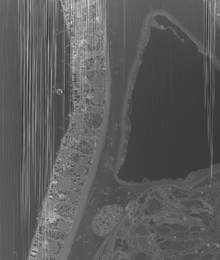
%> input picture FIBdeSEMAna_cropped_8bits_resize.tif, 220 x 260 px, shrunk from 1025 x 1214 before the run
$ octave main.m   (GNU Octave 9; MATLAB toolbox functions it lacks are replaced by stand-ins)
%> lines starting %> are read from the running program, lines starting %| are printed output that depends on the picture; in (x1, y1, x2, y2) boxes, pixels count from 0 and x2, y2 are one past the last pixel; in counts of white or black regions, pixels touching at a corner belong together; the program's own positions count from 1
### MatlabCode/mask_estimate/main_mask_fft.m
function [mask_fft,p_value_mask, statistics, positions, indecies, ring] = main_mask_fft(img,options);

if nargin<2
	options.allout = 0; 	% consider all outliers
	options.angle_threshold = 0.1;
	options.random_on = 1;
	options.cutoff_threshold = 1e-3;
	options.dialation_mode = 'square';
	options.dialation_size = 5;
	options.mask_mode = 'medfilt';
	options.medfilt_size = [5,5];
	options.box_mask = false;
end

%%%%%%%%%%%%%%%%%%%%%%%%%% main body %%%%%%%%%%%%%%%%%%%%%%%%%
if options.box_mask==true
	%% Generate a box as mask! -no auto detection
	center = floor(size(img)/2)+1;
	width = 4;
	box_size = 400;
	middle_skip = 10;

	mask_fft = zeros(size(img));
	mask_fft(center(1)-width:center(1)+width,[center(2)-(box_size+middle_skip):center(2)-...
	middle_skip,center(2)+middle_skip:center(2)+box_size+middle_skip])=1;
	mask_fft = ifftshift(mask_fft);
	mask_fft(1,1) = 0;
	return;
end
if numel(size(size(img)))==2;
	[mask_fft,p_value_mask, statistics, positions, indecies, ring] = get_mask_fft(img,options);
	[angle,binom_val] = get_stripe_angle(p_value_mask, ring);
	[min_ind,min_val,binom_val_box] = get_stripe_best_box(p_value_mask,ring);
	d = min_ind(1);
	mask_fft_modif = ifftshift(mask_fft);
	mask_fft_modif(1:ring.center(1)-d-10,:)=0;
	mask_fft_modif(ring.center(1)+d+10:end,:)=0;
	switch lower(options.dialation_mode)
		case 'line'
			SE = strel('line',options.dialation_size,angle);
			mask_fft_modif =  imdilate(mask_fft_modif,SE);
		case 'square'
			SE = strel('square',options.dialation_size);
			mask_fft_modif =  imdilate(mask_fft_modif,SE);
		otherwise
			warning('dialation mode was incorrect! default square was done');
			SE = strel('square',5);
			mask_fft_modif =  imdilate(mask_fft_modif,SE);
	end

	%%%
	center = floor(size(img)/2)+1;
	center_box_size = 4;
	mask_fft_modif(center(1)-center_box_size:center(1)+center_box_size,center(2)-center_box_size:center(2)+center_box_size)=0;
	%%%
	mask_fft_modif = fftshift(mask_fft_modif);
	mask_fft = mask_fft_modif;
else
	error('Image input for this function must be 2D image');
end

end

### MatlabCode/mask_estimate/get_mask_fft.m
function [mask_fft,p_value_mask, statistics, positions, indecies, ring] = get_mask_fft(img,options)

%% fft calculation
[m,n] = size(img);
im_fft = fft2(img);
img_fft_shift = fftshift(im_fft);

%% Ring parameters
[ring] = ring_initialize(size(img_fft_shift));

%% main body
[p_value_mask, statistics, positions, indecies] = generate_p_value_mask(img_fft_shift,ring,options);
binary_mask_medfilt = generate_binary_mask(p_value_mask,options);
mask_fft = ifftshift(binary_mask_medfilt);

end

### MatlabCode/mask_estimate/ring_initialize.m
function [ring] = ring_initialize(img_siz)
	ring.center = floor(img_siz/2)+1;
	ring.radius_init = 10;
	ring.halfwidth = 5;
	ring.radius_end = min(ring.center)-1-ring.halfwidth;
	ring.radius = ring.radius_init:2*ring.halfwidth:ring.radius_end;
	ring.number = length(ring.radius);
end

### MatlabCode/mask_estimate/generate_p_value_mask.m
function [p_value_mask, statistics, positions, indecies ] = generate_p_value_mask(img_fft_shift,ring,options)
	p_value_mask = nan(size(img_fft_shift));
	for i = 1:ring.number
		[pos_x{i},pos_y{i},angles{i}] = get_ring_pos(ring.radius(i),ring.halfwidth,ring.center);
		fft_in_ring{i} = img_fft_shift(sub2ind(size(img_fft_shift),pos_x{i},pos_y{i}));
		[outray_ind{i},inray_ind{i}] = get_ray_ind(angles{i},options);
		[Mu{i},Sigma{i},p_values{i}] = fit_2D_gaussian(fft_in_ring{i},outray_ind{i});
		p_value_mask(sub2ind(size(img_fft_shift),pos_x{i},pos_y{i})) = p_values{i};
	end
	statistics.Mu = Mu;
	statistics.Sigma = Sigma;
	statistics.p_values = p_values;

	positions.pos_x = pos_x;
	positions.pos_y = pos_y;
	positions.angles = angles;
	positions.fft_in_ring = fft_in_ring;

	indecies.outray_ind = outray_ind;
	indecies.inray_ind = inray_ind;
end

### MatlabCode/mask_estimate/generate_binary_mask.m
function [binary_mask] = generate_binary_mask(p_value_mask,options)
switch options.mask_mode
case 'thresh'
	binary_mask = zeros(size(p_value_mask));
	binary_mask(p_value_mask<=options.cutoff_threshold) = 1;
case 'open'
	binary_mask = zeros(size(p_value_mask));
	binary_mask(p_value_mask<=options.cutoff_threshold) = 1;
	se = strel(options.open_shape,options.open_size);
	binary_mask = imopen(binary_mask,se);
case 'medfilt'
	binary_mask = zeros(size(p_value_mask));
	p_value_mask_filtered = medfilt2(p_value_mask,options.medfilt_size);
	binary_mask(p_value_mask_filtered<=options.cutoff_threshold) = 1;
end
end

### MatlabCode/mask_estimate/get_stripe_angle.m
function [angle,binom_val] = get_stripe_angle(p_value_mask, ring, options)

if nargin<3
	options.eps = 1e-3;
	options.drawres = false;
end

size_min = ring.center - floor(ring.radius_end/sqrt(2));
size_max = ring.center + floor(ring.radius_end/sqrt(2));

p_values = p_value_mask(size_min(1):size_max(1),size_min(2):size_max(2));
p_values(isnan(p_values)==1)= 1;

p_values(p_values<=1e-32) = 1e-32;
center = floor(size(p_values)/2)+1;
p_val = p_values;

% imagesc(p_val);

eps = options.eps;
p=length(find(p_val<=eps))/numel(p_val);
[siz1,siz2]=size(p_val);

angle = linspace(-pi/2+0.01,pi/2-0.01,180);
mask=zeros(size(p_val));
if options.drawres
	figure;
	im = imagesc(mask);
	drawnow;
end

for i=1:length(angle)
    if angle(i)>=-pi/4 && angle(i)<0
    X = siz2-center(2);
    Y = center(1)-floor(X*tan(angle(i)));
    [x,y] = bresenham(center(1),center(2),siz1,Y);
    ray = p_val(sub2ind(size(p_val),y,x));
    v = length(find(ray<=eps));
    N = numel(ray);
    binom_val(i) = betainc(p,v+1,N-v);
    if options.drawres
	    mask = zeros(size(p_val));
	    mask(sub2ind(size(mask),y,x))=1;
	    im.CData=mask;
	    drawnow;
	end
    end

    if angle(i)>=0 && angle(i)<pi/4
    X = siz2-center(2);
    Y = center(1)-floor(X*tan(angle(i)));
    [x,y] = bresenham(center(1),center(2),siz1,Y);
    ray = p_val(sub2ind(size(p_val),y,x));
    v = length(find(ray<=eps));
    N = numel(ray);
    binom_val(i) = betainc(p,v+1,N-v);
    if options.drawres
	    mask = zeros(size(p_val));
	    mask(sub2ind(size(mask),y,x))=1;
	    im.CData=mask;
	    drawnow;
	end
    end

    if angle(i)<-pi/4 && angle(i)>=-pi/2
    Y = siz2-center(2);
    X = center(1)-floor(Y*tan(pi/2-angle(i)));
    [x,y] = bresenham(center(1),center(2),X,siz2);
    ray = p_val(sub2ind(size(p_val),y,x));
    v = length(find(ray<=eps));
    N = numel(ray);
    binom_val(i) = betainc(p,v+1,N-v);
    if options.drawres
	    mask = zeros(size(p_val));
	    mask(sub2ind(size(mask),y,x))=1;
	    im.CData=mask;
	    drawnow;
    end
	end

    if angle(i)>pi/4 && angle(i)<=pi/2
    Y = siz2-center(2);
    X = center(1)+floor(Y*tan(pi/2-angle(i)));
    [x,y] = bresenham(center(1),center(2),X,1);
    ray = p_val(sub2ind(size(p_val),y,x));
    v = length(find(ray<=eps));
    N = numel(ray);
    binom_val(i) = betainc(p,v+1,N-v);
    if options.drawres
	    mask = zeros(size(p_val));
	    mask(sub2ind(size(mask),y,x))=1;
	    im.CData=mask;
	    drawnow;
	end
    end
end
if options.drawres
	figure;
	polar(angle,binom_val);
	figure;
	plot(rad2deg(angle),log10(binom_val));
end
end

### MatlabCode/mask_estimate/get_stripe_best_box.m
function [min_ind,min_val,binom_val_box] = get_stripe_best_box(p_value_mask,ring)

size_min = ring.center - floor(ring.radius_end/sqrt(2));
size_max = ring.center + floor(ring.radius_end/sqrt(2));

p_values = p_value_mask(size_min(1):size_max(1),size_min(2):size_max(2));
p_values(isnan(p_values)==1)= 1;

p_values(p_values<=1e-32) = 1e-32;
center = floor(size(p_values)/2)+1;
p_val = p_values;

w_siz = floor(min(size(p_values))/10);
skip = 10;
eps = 1e-3;
p=length(find(p_val<=eps))/numel(p_val);
[siz1,siz2]=size(p_val);

min_val = 1e5;
min_ind = 0;

for d=1:floor(size(p_values)/20)
   ind=0;
   for pos = 1:skip:siz2-w_siz
       ind=ind+1;
       x = p_val(center(1)-d:center(1)+d,pos:pos+w_siz);
       v = length(find(x<=eps));
       N = numel(x);
       binom_val_box(d,ind) = betainc(p,v+1,N-v);
       if binom_val_box(d,ind)<=min_val
          min_ind = [d,pos];
          min_val = binom_val_box(d,ind);
        end
   end
end


end

### MatlabCode/FFTRingVfinal/Solvers/FFT_Zero_proj.m
function [im_rec] = FFT_Zero_proj(img,mask_fft,options)

% This is the solver for the simple projection method FFT-RingV1.
% The idea is to set the corrupted region in the frequency
% domain to zero.
% inputs:
%       img: 3D image Volume
%       mask_fft: 3D volume of fft-mask for each slice
%       The region to be removed should be 1 and outside 0.
%       options: struct containing options for the algorithm
%       can skip options and use default values
% outputs:
%       im_rec: recovered 3D volume image

if nargin<3
    verbose = true;
    maxiter = 200;
    tol = 1e-10;
else
    if isfield(options,'verbose')
        verbose = options.verbose;
    else
        verbose = true;
    end
    if isfield(options,'maxiter')
        maxiter = options.maxiter;
    else
        maxiter = 20;
    end
    if isfield(options,'tol')
        tol = options.tol;
    else
        tol = 1e-10;
    end
end

% initialization of the variables
Y = img;
N = size(Y,1);
% H,L are limits for the projection if image is normalized to [0,1]
% can also choose L=0, H=1.
L=min(Y(:));
H=max(Y(:));
Z_hat = fft2(Y); % 2D fourier transform of each slice
Y_hat = Y;

P = zeros(size(Y));
Q = zeros(size(Y));


Z_hat_old = zeros(size(Y));
Y_hat_old = zeros(size(Y));

C=0; % The value set in the frequency box

% Dykstra's iterations
for i = 1:maxiter

    temp_Z = Z_hat + P;
    temp_Z(mask_fft==1)=C;

    P = Z_hat + P - temp_Z;

    Y_hat = ifft2(temp_Z);

    temp_Y = Y_hat +Q;
    temp_Y(temp_Y<=L)=L;
    temp_Y(temp_Y>=H)=H;

    Z_hat = fft2(temp_Y);
    Q = Y_hat + Q - temp_Y;

    Z_change = norm(Z_hat-Z_hat_old,'fro');
    Y_change = norm(Y_hat-Y_hat_old,'fro');
    if verbose
        fprintf('iter: %3d | Z_hat change: %1.5e | Y change: %1.5e\n',i,Z_change,Y_change);
    end
    Z_hat_old = Z_hat;
    Y_hat_old = Y_hat;
    if Z_change<tol && Y_change<tol
        break;
    end
end

im_rec = Y_hat;

end

### MatlabCode/FFTRingVfinal/Solvers/FFT2_TV3_L_Proj.m
function [Z ] = FFT2_TV3_L_Proj(img,mask_fft,options)

% This is the main solver to be used for the FFTRingV2.
% inputs:
% 		img: 3D image Volume
%		mask_fft: 3D volume of fft-mask for each slice
%		options: options for the optimizer. can leave empty
% 		for default values.
% Output:
% 		Z: recovered image (Denoised)
% Note: Addaptive step size slowes the code down a bit because
% of extra calculations but should have better convergence properties.

% Default values for options
if nargin<3
	fprintf('Default initialization of parameters are set!\n');
	rho_Z = 1;
	rho_X = 1;
	rho_Z_tild = 1;
	scale = 1e7;
	lambda_X = 1e-2;
	lambda_Ztild = 1e-1;
	threshold_mode = 'l2';
	maxiter = 100;
	tol = 1e-4;
	verbose = true;
	adaptive = true;
else
	if isfield(options,'rho_Z')
		rho_Z = options.rho_Z;
	else
		rho_Z = 1;
	end
	if isfield(options,'rho_X')
		rho_X = options.rho_X;
	else
		rho_X = 1;
	end
	if isfield(options,'rho_Z_tild')
		rho_Z_tild = options.rho_Z_tild;
	else
		rho_Z_tild = 1;
	end
	if isfield(options,'scale')
		scale = options.scale;
	else
		scale = 1e7;
	end
	if isfield(options,'lambda_X')
		lambda_X = options.lambda_X;
	else
		lambda_X = 1e-2;
	end
	if isfield(options,'lambda_Ztild')
		lambda_Ztild = options.lambda_Ztild;
	else
		lambda_Ztild = 1e-1;
	end
	if isfield(options,'threshold_mode')
		threshold_mode = options.threshold_mode;
	else
		threshold_mode = 'l2';
	end
	if isfield(options,'maxiter')
		maxiter = options.maxiter;
	else
		maxiter = 100;
	end
	if isfield(options,'tol')
		tol = options.tol;
	else
		tol = 1e-4;
	end
	if isfield(options,'verbose')
		verbose = options.verbose;
	else
		verbose = true;
	end
	if isfield(options,'adaptive')
		adaptive = options.adaptive;
	else
		adaptive = false;
	end
end


W = double(~mask_fft) .* (ones(size(img)));
clear('mask_fft'); % clearing to get memory efficiency

% setup
fftw('planner','measure');
Y = img;
Y_hat = fft2(Y);
upper_thresh = 1;
lower_thresh = 0;
clear('img');

% define the difference operator kernel
Dh = @(X) X - [X(:,end,:),X(:,1:end-1,:)];
DhT = @(X) X - [X(:,2:end,:),X(:,1,:)];

Dv = @(X) X - [X(end,:,:);X(1:end-1,:,:)];
DvT = @(X) X - [X(2:end,:,:);X(1,:,:)];

Dd = @(X) X - cat(3,X(:,:,end),X(:,:,1:end-1));
DdT = @(X) X - cat(3,X(:,:,2:end),X(:,:,1));

% define the difference operator kernel
dh = zeros(size(Y));
dh(1,1,1) = 1;
dh(1,2,1) = -1;

dv = zeros(size(Y));
dv(1,1,1) = 1;
dv(2,1,1) = -1;

dd = zeros(size(Y));
dd(1,1,1) = 1;
dd(1,1,2) = -1;

lv = zeros(size(Y));
lv(1,1,1)=1;
lv(2,1,1)=-2;
lv(3,1,1)=1;

% compute FFTs for filtering
FDH = fftn(dh);
FDV = fftn(dv);
FDD = fftn(dd);
F2D = abs(FDH).^2 + abs(FDV).^2 + abs(FDD).^2;
FLV = fftn(lv);
F2LV = abs(FLV).^2;
F2LV_FY = F2LV.*fftn(Y);
clear('FDH', 'FDV', 'FDD', 'FLV','dh','dv','dd','lv');


% Initialization
Z = zeros(size(Y)); % we can initialize with zeros!
Z_tild = Z;
Z_hat = fft2(Z)/scale;
Xh = Dh(Z_tild);
Xv = Dv(Z_tild);
Xd = Dd(Z_tild);

% Dual variable initializations
Uz = zeros(size(Z));
Utild = zeros(size(Z_tild));
UXh = zeros(size(Xh));
UXv = zeros(size(Xv));
UXd = zeros(size(Xd));

% adaptive step size parameters
alpha_adapt = 0.7;
gamma_adapt = 2;

clear('Y');

% initialize the gaps --
% gaps are used for adaptive step and convergence (Duality Gap should be small at optimal)
gapZ_Zhat(1) = 0;
gapZ_Ztild(1) = 0;
gapX_Ztild(1) = 0;

if verbose
	obj1(1) = sum(sum(sum((W.*(abs((scale*Z_hat)-Y_hat)).^2))));
	switch lower(threshold_mode)
		case 'l2'
			obj2(1) = sum(sum(sum(sqrt(Xh.^2+Xv.^2+Xd.^2))));
		case 'l1'
			obj2(1) = sum(sum(sum(abs(Xh)+abs(Xv)+abs(Xd))));
		case 'linf'
			obj2(1) = sum(sum(sum(max(abs(Xh),abs(Xv),abs(Xd)))));
		otherwise
			error('threshold mode not defined');
	end
	fprintf('i:%4d|o1:%2.2e o2:%2.2e|G1:%2.2e G2:%2.2e G3:%2.2e|\n',0,obj1(1),obj2(1),gapZ_Zhat(1),gapZ_Ztild(1),gapX_Ztild(1));
end

tic
for i = 1:maxiter
	% Update Z_hat ---> (scale diag(Omega)+rho_Z/2I)^-1(diag(Omega).*Y_hat+rho_Z/2 F(Z-U)) diag solve in fft2 domain
	Z_hat = (W.*Y_hat + (rho_Z/2) * fft2(Z+Uz)) ./ (scale*W + (rho_Z/2)*scale);

	Z_ifft  = real(ifft2(Z_hat*scale));
	% Update Z_tild ---> diag-solve in fftn domian
	Z_tild = ifftn((lambda_Ztild*F2LV_FY + fftn( (rho_X/2)*DhT(Xh+UXh) + (rho_X/2)*DvT(Xv+UXv) + (rho_X/2)*DdT(Xd+UXd) + (rho_Z_tild/2)*(Z+Utild)))...
			 ./ (lambda_Ztild*F2LV +(rho_X/2)*F2D + (rho_Z_tild/2)));

	% Update Xh, Xv ----> vector soft-thresholding
	NXh     = Dh(Z_tild)-UXh;
	NXv     = Dv(Z_tild)-UXv;
	NXd     = Dd(Z_tild)-UXd;
    [Xh,Xv,Xd] = vec_soft_thresh3D(NXh,NXv,NXd, lambda_X/rho_X,threshold_mode);

    % Projection update
    Z = (rho_Z*(Z_ifft - Uz)+rho_Z_tild*(Z_tild-Utild))/(rho_Z+rho_Z_tild);
    Z(Z<lower_thresh) = lower_thresh;
    Z(Z>upper_thresh) = upper_thresh;

    % dual update
    DhZ_tild_saved = Dh(Z_tild);
    DvZ_tild_saved = Dv(Z_tild);
    DdZ_tild_saved = Dd(Z_tild);
    UXh = UXh + (-DhZ_tild_saved+Xh);
	UXv = UXv + (-DvZ_tild_saved+Xv);
	UXd = UXd + (-DdZ_tild_saved+Xd);
	Uz = Uz + (-Z_ifft+Z);
	Utild = Utild +(-Z_tild+Z);

	% Update Gap values
	gapZ_Zhat(i+1) = norm(Z_ifft(:)-Z_hat(:),'fro');
	gapZ_Ztild(i+1) = norm(Z(:)-Z_tild(:),'fro');
	gapX_Ztild(i+1) = norm((-DhZ_tild_saved(:)+Xh(:)).^2+(-DvZ_tild_saved(:)+Xv(:)).^2+(-DdZ_tild_saved(:)+Xd(:)).^2,'fro');

	% Update rho values w.r.t. the gap if adaptive is required
	if adaptive
		if gapZ_Zhat(i+1)>= alpha_adapt*gapZ_Zhat(i);
    		rho_Z = gamma_adapt*rho_Z;
    	end
    	if gapZ_Ztild(i+1)>= alpha_adapt*gapZ_Ztild(i);
    		rho_Z_tild = gamma_adapt*rho_Z_tild;
    	end
    	if gapX_Ztild(i+1)>= alpha_adapt*gapX_Ztild(i);
    		rho_X = gamma_adapt*rho_X;
    	end
	end

	if verbose
		obj1(i+1) = sum(sum(sum((W.*(abs((scale*Z_hat)-Y_hat)).^2))));
		switch lower(threshold_mode)
			case 'l2'
				obj2(i+1) = sum(sum(sum(sqrt(Xh.^2+Xv.^2+Xd.^2))));
			case 'l1'
				obj2(i+1) = sum(sum(sum(abs(Xh)+abs(Xv)+abs(Xd))));
			case 'linf'
				obj2(i+1) = sum(sum(sum(max(abs(Xh),abs(Xv),abs(Xd)))));
			otherwise
				error('threshold mode not defined');
		end
		fprintf('i:%3d|o1:%2.2e o2:%2.2e|G1:%2.2e G2:%2.2e G3:%2.2e|\n',i,obj1(i+1),obj2(i+1),gapZ_Zhat(i+1),gapZ_Ztild(i+1),gapX_Ztild(i+1));
	end

	if (gapZ_Ztild(i+1)<tol) && (gapX_Ztild(i+1)<tol) && (abs(gapZ_Zhat(i+1)-gapZ_Zhat(i))<tol)
		break;
	end

end

time_all = toc;

% summary of the results
fprintf('--------------------------------------------------------------\n');
fprintf('Summary of Results\n');
fprintf('--------------------------------------------------------------\n');
R1 = abs(Z-Z_tild);
R2h = abs(Xh - Dh(Z_tild));
R2v = abs(Xv - Dv(Z_tild));
R2d = abs(Xd - Dd(Z_tild));
R3 = abs(Z - real(ifft2(Z_hat*scale)));
fprintf('max{|Z - Z_tild|} = %4.4e\n',max(R1(:)));
fprintf('max{|Xh - Dh(F^-1 Z_hat)|} = %4.4e\n',max(R2h(:)));
fprintf('max{|Xv - Dv(F^-1 Z_hat)|} = %4.4e\n',max(R2v(:)));
fprintf('max{|Xv - Dd(F^-1 Z_hat)|} = %4.4e\n',max(R2d(:)));
fprintf('max{|Z - F^-1 Z_hat|} = %4.4e\n',max(R3(:)));
fprintf('total time = %4.4f\n',time_all);
fprintf('--------------------------------------------------------------\n');


### MatlabCode/FFTRingVfinal/utils/vec_soft_thresh3D.m
function [Xh,Xv,Xd] = vec_soft_thresh(Yh,Yv,Yd,beta,mode)
    switch lower(mode)
    	case 'l2'
    		modY = sqrt(abs(Yh).^2+abs(Yv).^2+abs(Yd).^2);
		    Xh = Yh - min(beta,modY) .* (Yh ./ modY);
		    Xv = Yv - min(beta,modY) .* (Yv ./ modY);
		    Xd = Yd - min(beta,modY) .* (Yd ./ modY);

		    Xh(modY == 0) = 0;
		    Xv(modY == 0) = 0;
		    Xd(modY == 0) = 0;
		case 'l1'
			modYh = abs(Yh);
			modYv = abs(Yv);
			Xh = Yh - min(beta,modYh) .* (Yh ./ modYh);
		    Xv = Yv - min(beta,modYv) .* (Yv ./ modYv);

		    Xh(modYh == 0) = 0;
		    Xv(modYv == 0) = 0;
		case 'linf'
			Xh = Yh;
			Xv = Yv;

			modYh = abs(Yh);
			modYv = abs(Yv);

			ind_Xh = find(modYh>modYv);
			ind_Xv = find(modYh<=modYv);

			Xh(ind_Xh) = Yh(ind_Xh) - min(beta,modYh(ind_Xh)) .* (Yh(ind_Xh)./ modYh(ind_Xh));
			Xv(ind_Xv) = Yv(ind_Xv) - min(beta,modYv(ind_Xv)) .* (Yv(ind_Xv)./ modYv(ind_Xv));

			Xh(modYh(ind_Xh) == 0) = 0;
		    Xv(modYv(ind_Xv) == 0) = 0;

    	otherwise

    end

end

### MatlabCode/main.m
%% start
clc; clear; close all;
addpath(genpath(pwd));
%% Load dataset 3D

%load(fullfile('data','dataset_3520_6580_5600_rot.mat'));
img = double(imread('../FIBdeSEMAna_cropped_8bits_resize.tif'));
% img=imresize(img,0.1);
slices=img;
%slices = double(slices(1:end,1:end,1:2:20));
img_noisy = slices/255;
fprintf('-----------------------------------------------\n');
fprintf('Dataset Loaded\n');
fprintf('-----------------------------------------------\n');

[m,n,k] = size(slices);
mask_fft = zeros(m,n,k);
fprintf('-----------------------------------------------\n');
fprintf('Starting Mask detection\n');
fprintf('-----------------------------------------------\n');
for index = 1:k
	img = squeeze(slices(:,:,index));
	mask_fft(:,:,index) = main_mask_fft(img);
	fprintf('Slice %4d of total %4d is done\n',index,k);
end
%> this loop made 1 pass
%> d in main_mask_fft on pass 1: 6
%> pass 1, in get_mask_fft, `[p_value_mask, statistics, positions, indecies] = generate_p_value_mas..`:
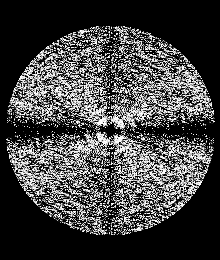
%> p_value_mask: size 260x220 double; 39.59% of the values are NaN or infinite; the others: min 0, max 1, mean 0.437; drawn with min black, max white, NaN and infinite black
%> pass 1, in generate_binary_mask, `p_value_mask_filtered = medfilt2(p_value_mask,options.medfilt_size);`:
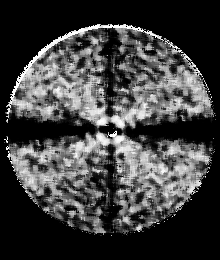
%> p_value_mask_filtered: size 260x220 double; 37.85% of the values are NaN or infinite; the others: min 0, max 1, mean 0.402; drawn with min black, max white, NaN and infinite black
%> pass 1, in get_mask_fft, `binary_mask_medfilt = generate_binary_mask(p_value_mask,options);`:
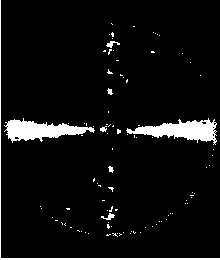
%> binary_mask_medfilt: size 260x220 double; values 0 (black) and 1 (white), 6% white; 98 white regions (90 under 20 px), largest, box (x1, y1, x2, y2) and area: (126, 118, 217, 145) 1171, (4, 118, 95, 143) 1133, (0, 0, 220, 260) 698
%> pass 1, in get_mask_fft, `mask_fft = ifftshift(binary_mask_medfilt);`:
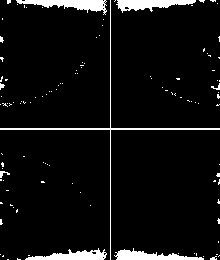
%> mask_fft: size 260x220 double; values 0 (black) and 1 (white), 6% white; 115 white regions (107 under 20 px), largest, box (x1, y1, x2, y2) and area: (0, 0, 220, 260) 698, (16, 0, 107, 15) 643, (116, 0, 196, 13) 582
%> after the loop:
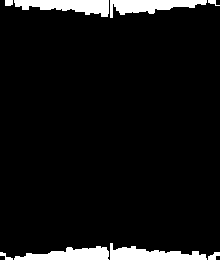
%> mask_fft: size 260x220 double; values 0 (black) and 1 (white), 6.9% white; 8 white regions, largest, box (x1, y1, x2, y2) and area: (14, 0, 109, 17) 1015, (110, 0, 207, 18) 963, (110, 243, 207, 260) 922

fprintf('-----------------------------------------------\n');
fprintf('Mask Detection Done\n');
fprintf('-----------------------------------------------\n');

%%
fprintf('-----------------------------------------------\n');
fprintf('Simple approach recovery using Dykstra\n');
fprintf('-----------------------------------------------\n');
Rec_Zero_fft = zeros(m,n,k);
for index = 1:k
	Rec_Zero_fft(:,:,index) = 255*FFT_Zero_proj(img_noisy(:,:,index),mask_fft(:,:,index));
	fprintf('Slice %4d of total %4d is done\n',index,k);
end
%> this loop made 1 pass
%> (L in FFT_Zero_proj, H in FFT_Zero_proj) on pass 1: (0.18, 0.898)
%%
fprintf('-----------------------------------------------\n');
fprintf('Complecated approach using 2D FFT and 3D TV\n');
fprintf('-----------------------------------------------\n');

Rec_FFT_TV = 255*FFT2_TV3_L_Proj(img_noisy,mask_fft);
%> in FFT2_TV3_L_Proj, `dh(1,1,1) = 1;`:
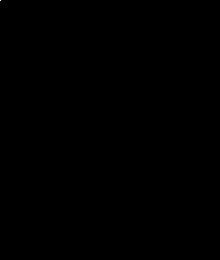
%> dh: size 260x220 double; values 0 (black) and 1 (white), 0% white in thin lines or dots, all inside (x1, y1, x2, y2) = (0, 0, 1, 1)
%| i:   0|o1:4.43e+08 o2:0.00e+00|G1:0.00e+00 G2:0.00e+00 G3:0.00e+00|
%> the loop in FFT2_TV3_L_Proj, `for i = 1:maxiter` made 37 passes
%| i:  1|o1:4.92e+07 o2:3.04e+01|G1:5.87e+01 G2:4.15e+01 G3:9.10e-03|
%| i:  2|o1:2.22e+08 o2:3.78e+02|G1:6.22e+01 G2:1.04e+01 G3:6.89e-03|
%| i:  3|o1:1.76e+08 o2:8.37e+02|G1:6.90e+01 G2:1.27e+01 G3:1.55e-03|
%| i:  4|o1:6.83e+07 o2:1.27e+03|G1:9.02e+01 G2:1.28e+01 G3:5.22e-04|
%| i:  5|o1:4.43e+07 o2:1.48e+03|G1:9.71e+01 G2:3.98e+00 G3:4.19e-04|
%> (further printed lines are left out)
%> pass 1, in FFT2_TV3_L_Proj, `Z_ifft  = real(ifft2(Z_hat*scale));`:
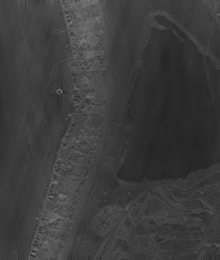
%> Z_ifft: size 260x220 double; min 0.14, max 0.553, mean 0.24
%> after the loop in FFT2_TV3_L_Proj, `for i = 1:maxiter`: gapX_Ztild = 38 values, max 0.0091 at index 2, min 0 at index 1, mean 0.000505; gapZ_Zhat = 38 values from 0 to 101.5; gapZ_Ztild = 38 values, max 41.48 at index 2, min 0 at index 1, mean 2.34; obj1 = 38 values, max 443211173.4 at index 1, min 30993973.7 at index 25, mean 52798788.7; obj2 = 38 values, max 1477.3 at index 6, min 0 at index 1, mean 1058.2; rho_X = 16384; rho_Z = 137438953472; rho_Z_tild = 262144
%| max{|Z - Z_tild|} = 2.0110e-06
%| max{|Xh - Dh(F^-1 Z_hat)|} = 1.3787e-08
%| max{|Xv - Dv(F^-1 Z_hat)|} = 1.1857e-08
%| max{|Xv - Dd(F^-1 Z_hat)|} = 1.7415e-08
%| max{|Z - F^-1 Z_hat|} = 1.9490e-11


fprintf('-----------------------------------------------\n');
fprintf('recovery Done!\n');
fprintf('-----------------------------------------------\n');
